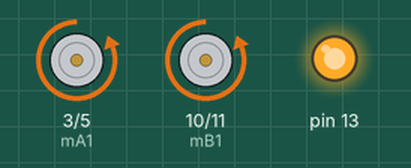
This sketch was run on a simulated Arduino Uno, built with avr-gcc and run on an emulated ATmega328P. On the bench: motor-driver pin pairs drawn as motors (green arrow = first pin HIGH = forward, orange = second pin HIGH = backward, longer = more drive), output pins drawn as LEDs (lit = HIGH). At 10.2 s the program stops and its outputs stay as they are.

Above: at 0.05 s.
At 2.55 s:
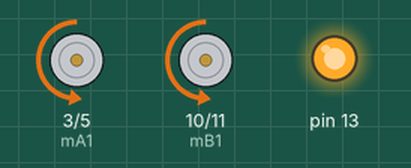
At 5.05 s:
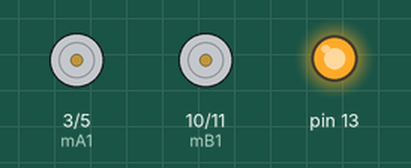
At 10.1 s:
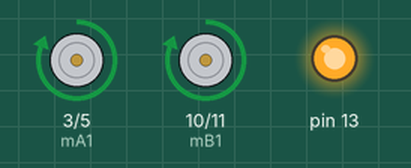
Timing chart, 0 to 11.6 s (numbered marks = the images above):
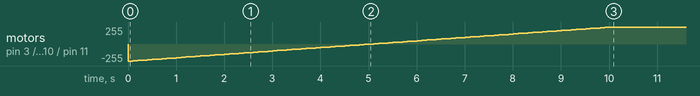

The sketch:

motor.ino
```cpp
#define mA1 3
#define mA2 5
#define mB1 10
#define mB2 11
void setup() {
	pinMode(mA1, OUTPUT);
	pinMode(mA2, OUTPUT);
	pinMode(mB1, OUTPUT);
	pinMode(mB2, OUTPUT);
	pinMode(13, OUTPUT);
	digitalWrite(13,1);
	Serial.begin(9600);
	analogWrite(mA1,255);
	analogWrite(mA2,255);
}


void drive(int a,int b){
	if(a==50){
		digitalWrite(mA1,0);
		digitalWrite(mA2,0);
	}else if(a>50){
		a = map(a, 50, 100, 0, 255);
		analogWrite(mA1,a);
		analogWrite(mA2,0);
	}else if(a<50){
		a = map(a, 0, 50, 255, 0);
		analogWrite(mA1,0);
		analogWrite(mA2,a);
	}
	if(b==50){
		digitalWrite(mB1,0);
		digitalWrite(mB2,0);
	}else if(b>50){
		b = map(b, 50, 100, 0, 255);
		analogWrite(mB1,b);
		analogWrite(mB2,0);
	}else if(b<50){
		b = map(b, 0, 50, 255, 0);
		analogWrite(mB1,0);
		analogWrite(mB2,b);
	}
}
void stop(){
	drive(50,50);
	digitalWrite(13,0);
	while(1==1){
		delay(5000);
	}
}


void loop() {
	for(int i=0;i<100;i++){
		drive(i,i);
		delay(100);
	}
	for(int i=100;i>0;i){
		drive(i,i);
		delay(100);
	}
	stop();
}
```

Measured:
- by itself, motor on pin 3 (mA1) / pin 5 (mA2), motor on pin 10 (mB1) / pin 11 (mB2): stopped → backward 255/255 at 0.00 s, → backward 250/255 0.10 s later, → backward 245/255 0.10 s later, → backward 240/255 0.10 s later, … (101 changes in this stretch)
